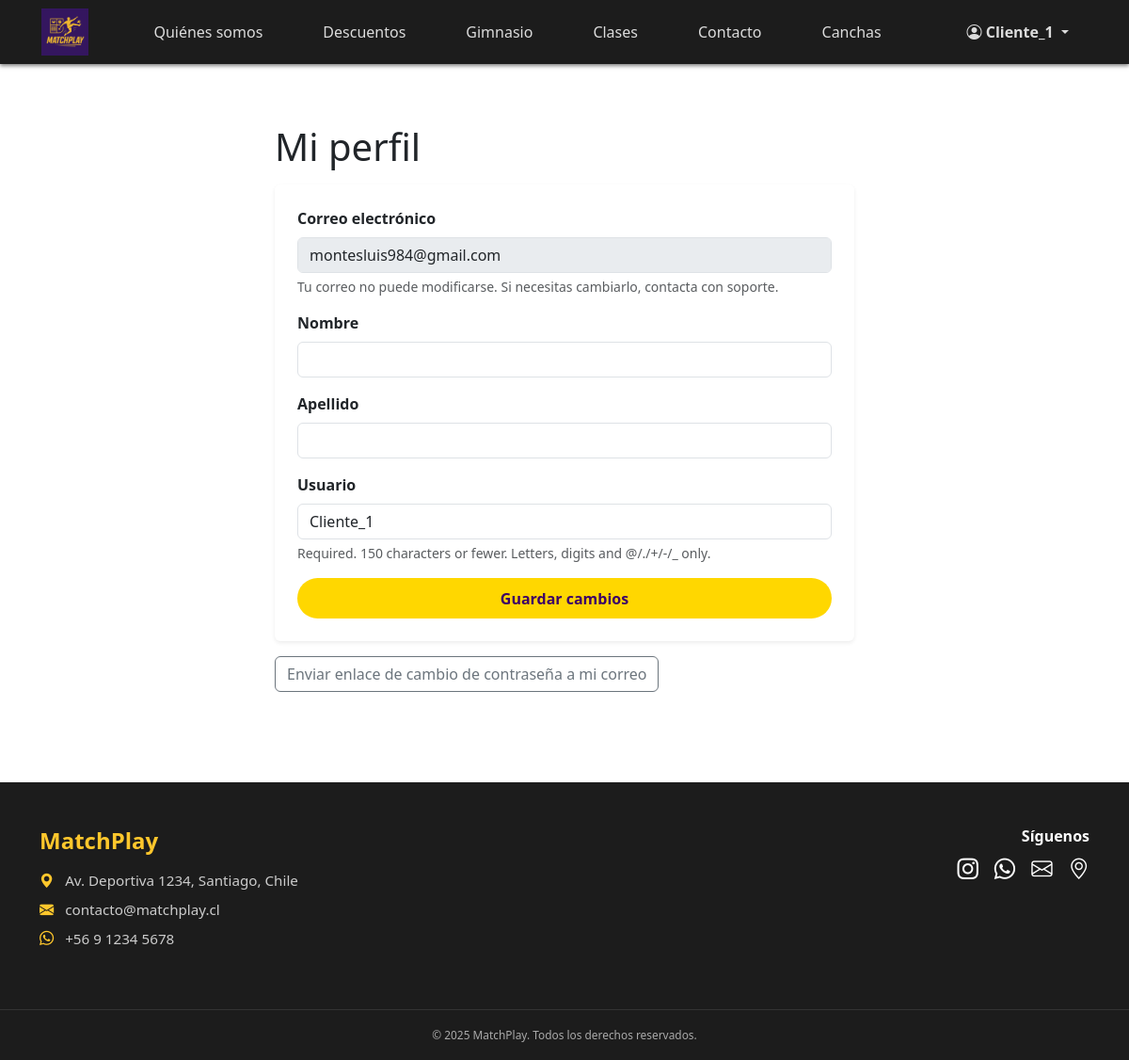
The page /cuenta/perfil/ (signed in) on the database its author committed.
### users/models.py (models this page shows, shortened)
class User(AbstractUser):
    class Role(models.TextChoices):
        CLIENTE = "CLIENTE", "Cliente"
        ADMIN_RECINTO = "ADMIN_RECINTO", "Admin de Recinto"
        SUPERADMIN = "SUPERADMIN", "Super Admin"
    rut = models.CharField(max_length=12, unique=True, null=True, blank=True)
    telefono = models.CharField(max_length=20, null=True, blank=True)
    rol = models.CharField(max_length=20, choices=Role.choices, default=Role.CLIENTE)

### core/views.py (the view)
# urls.py: path("cuenta/perfil/", views.perfil, name="perfil"),
@login_required
@require_http_methods(["GET", "POST"])
def perfil(request):
    if request.method == "POST" and request.POST.get("action") == "update_profile":
        form = ProfileForm(request.POST, instance=request.user)
        if form.is_valid():
            user = form.save(commit=False)
            user.email = request.user.email  # blindaje
            user.save(update_fields=["first_name", "last_name", "username"])
            messages.success(request, "Perfil actualizado correctamente.")
            return redirect("perfil")
        messages.error(request, "Por favor corrige los errores del formulario.")
    else:
        form = ProfileForm(instance=request.user)
    return render(
        request, "core/auth/profile.html", {"form": form, "user_obj": request.user}
    )

### users/forms.py (shortened to what this page needs)
class ProfileForm(forms.ModelForm):
    class Meta:
        model = User
        fields = ["first_name", "last_name", "username"]
        labels = {
            "first_name": "Nombre",
            "last_name": "Apellido",
            "username": "Usuario",
        }
    def __init__(self, *args, **kwargs):
        super().__init__(*args, **kwargs)
        for f in self.fields.values():
            f.widget.attrs.update({"class": "form-control"})

### core/templates/core/auth/profile.html (shortened to what this page needs)
{% extends "core/base.html" %}
{% block content %}
<div class="container py-5" style="max-width:640px">
  <h1 class="mb-3">Mi perfil</h1>
  <form method="post" action="{% url 'perfil' %}" class="card p-4 shadow-sm border-0 mb-3">
    <div class="mb-3">
      <label class="form-label fw-bold">Correo electrónico</label>
      <input type="email" class="form-control" value="{{ request.user.email }}" disabled>
      <div class="form-text">Tu correo no puede modificarse. Si necesitas cambiarlo, contacta con soporte.</div>
    </div>
    {% for field in form %}
      <div class="mb-3">
        <label class="form-label fw-bold">{{ field.label }}</label>
        {{ field }}
        {% if field.help_text %}
          <div class="form-text">{{ field.help_text }}</div>
        {% endif %}
      </div>
    {% endfor %}
    <button class="btn btn-gold" type="submit" name="action" value="update_profile">
      Guardar cambios
    </button>
  </form>
  <form method="post" action="{% url 'enviar_link_reset' %}" class="d-inline">
    <button class="btn btn-outline-secondary" type="submit">
      Enviar enlace de cambio de contraseña a mi correo
    </button>
  </form>
</div>
{% endblock %}

### core/templates/core/base.html (shortened to what this page needs)
<!DOCTYPE html>
{% load static %}
<html lang="es">
<head>
  <link href="https://cdn.jsdelivr.net/npm/bootstrap@5.3.2/dist/css/bootstrap.min.css" rel="stylesheet">
  <link rel="stylesheet" href="https://cdn.jsdelivr.net/npm/bootstrap-icons@1.10.5/font/bootstrap-icons.css">
  <link rel="stylesheet" href="{% static 'core/css/style.css' %}">
</head>
<body>
<nav class="navbar navbar-expand-lg navbar-dark bg-dark py-1">
  <div class="container-fluid">
    <a class="navbar-brand me-4 d-flex align-items-center" href="{% url 'index' %}">
      <img src="{% static 'core/img/logo.png' %}" alt="Logo" class="logo-navbar">
    </a>
    <div class="collapse navbar-collapse" id="navbarNav">
      <ul class="navbar-nav mx-auto d-flex gap-4">
        <li class="nav-item"><a class="nav-link" href="#">Quiénes somos</a></li>
        <li class="nav-item"><a class="nav-link" href="#">Descuentos</a></li>
        <li class="nav-item"><a class="nav-link" href="#">Gimnasio</a></li>
        <li class="nav-item"><a class="nav-link" href="#">Clases</a></li>
        <li class="nav-item"><a class="nav-link" href="#">Contacto</a></li>
        <li class="nav-item"><a class="nav-link" href="{% url 'canchas' %}">Canchas</a></li>
      </ul>
      <ul class="navbar-nav ms-auto align-items-center">
        {% if user.is_authenticated %}
          <li class="nav-item dropdown">
            <a class="nav-link dropdown-toggle fw-semibold" href="#" id="userMenu" role="button"
               data-bs-toggle="dropdown" aria-expanded="false">
              <i class="bi bi-person-circle"></i>
              {{ user.get_full_name|default:user.username }}
            </a>
          </li>
        {% endif %}
      </ul>
    </div>
  </div>
</nav>
<main>
  {% block content %}{% endblock %}
</main>
<footer class="footer text-white pt-5 mt-5">
  <div class="container">
    <div class="row align-items-start">
      <div class="col-md-6 mb-4">
        <h5 class="footer-brand">MatchPlay</h5>
        <ul class="list-unstyled footer-contact">
          <li><i class="bi bi-geo-alt-fill"></i> Av. Deportiva 1234, Santiago, Chile</li>
          <li><i class="bi bi-envelope-fill"></i> contacto@matchplay.cl</li>
          <li><i class="bi bi-whatsapp"></i> +56 9 1234 5678</li>
        </ul>
      </div>
      <div class="col-md-6 mb-4 text-md-end">
        <h6 class="fw-bold">Síguenos</h6>
        <div class="footer-social">
          <a href="#"><i class="bi bi-instagram"></i></a>
          <a href="#"><i class="bi bi-whatsapp"></i></a>
          <a href="mailto:contacto@matchplay.cl"><i class="bi bi-envelope"></i></a>
          <a href="#"><i class="bi bi-geo-alt"></i></a>
        </div>
      </div>
    </div>
  </div>
  <div class="footer-bottom text-center py-3 mt-4">
    <small>&copy; 2025 MatchPlay. Todos los derechos reservados.</small>
  </div>
</footer>
</body>
</html>

### core/static/core/css/style.css (style rules this page uses)
body { font-family: 'Segoe UI', sans-serif; }
.navbar { padding: 1rem 2rem; background-color: #1c1c1c !important; box-shadow: 0 2px 4px rgba(0, 0, 0, 0.5); }
.navbar-brand img { height: 50px; transition: transform 0.3s ease; }
.navbar-nav .nav-link { color: #dcdcdc; font-weight: 500; margin: 0 12px; transition: color 0.3s ease; }
.navbar-collapse { align-items: center; }
.btn-gold { background-color: #6a0dad; color: #fff; font-weight: bold; border: none; padding: 0.6rem 1.5rem; transition: all 0.3s ease; border-radius: 30px; }
.footer { background: #1c1c1c; position: relative; }
.footer-brand { font-size: 1.5rem; font-weight: 800; color: #ffc72c; margin-bottom: 1rem; }
.footer-contact li { margin-bottom: .5rem; color: #ccc; font-size: .95rem; }
.footer-contact i { color: #ffc72c; margin-right: .5rem; }
.footer-social a { display: inline-block; margin-left: .8rem; font-size: 1.4rem; color: #fff; transition: color .3s ease; }
.footer-bottom { border-top: 1px solid rgba(255,255,255,.1); font-size: .85rem; color: #aaa; }
.btn-gold { background-color: #FFD700; border: none; color: #3D0066; font-weight: 600; transition: all 0.2s ease-in-out; }

### rows shown on the page
User: get_full_name "Cliente_1", user.email "montesluis984@gmail.com", form "Cliente_1"

### other values the page prints
{{ field.label }} "Nombre" "Apellido" "Usuario"
{{ field.help_text }} "Required. 150 characters or fewer. Letters, digits and @/./+/-/_ only."
